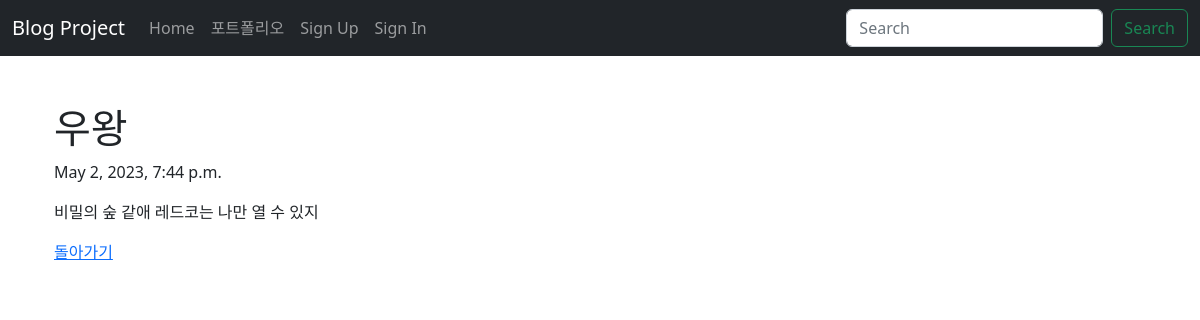
The page /blog/9/ on the database its author committed.
### blog/models.py (models this page shows, shortened)
class Blog(models.Model):
    title = models.CharField(max_length=200)
    pub_date = models.DateTimeField('date published')
    body = models.TextField()

### blog/views.py (the view)
# urls.py: path('<int:blog_id>/', views.detail, name='detail'),
def detail(request, blog_id):
    blog_detail = get_object_or_404(Blog, pk=blog_id)
    return render(request, 'blog/detail.html', {'blog': blog_detail})

### blog/templates/blog/detail.html
{% extends 'base.html' %}
{% block content %}
    <br>
    <div class="container">
        <h1>{{ blog.title }}</h1>
        <p>{{ blog.pub_date }}</p>
        <p>{{ blog.body }}</p>
        <a href="{% url 'home' %}">돌아가기</a>
    </div>
{% endblock %}

### rows shown on the page
Blog: title "우왕", pub_date "May 2, 2023, 7:44 p.m.", body "비밀의 숲 같애 레드코는 나만 열 수 있지"
